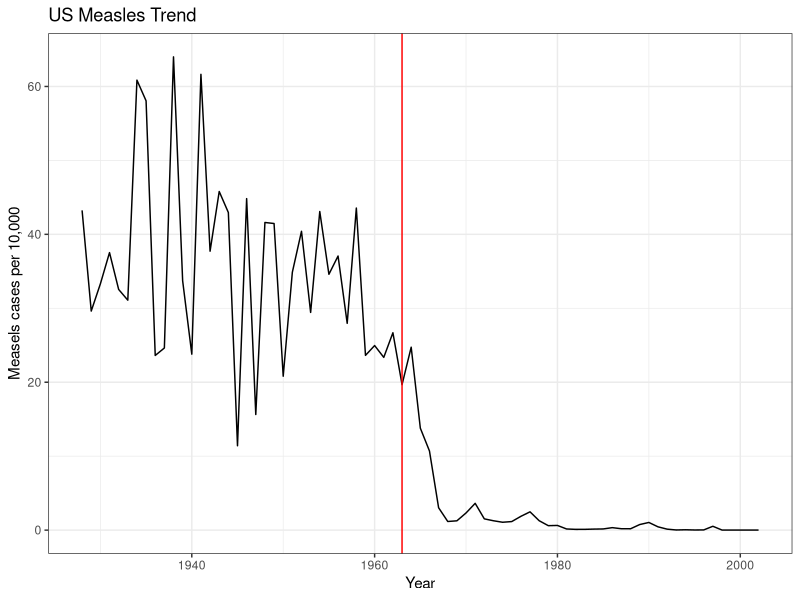
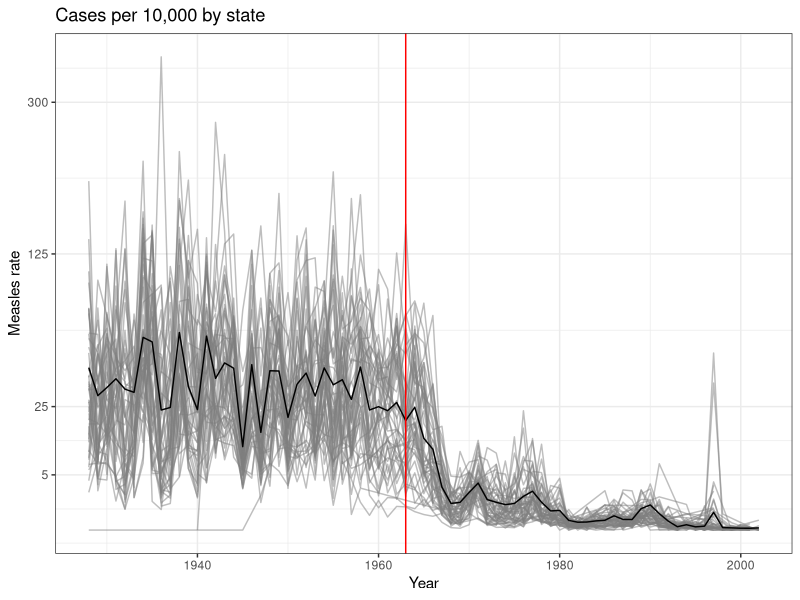
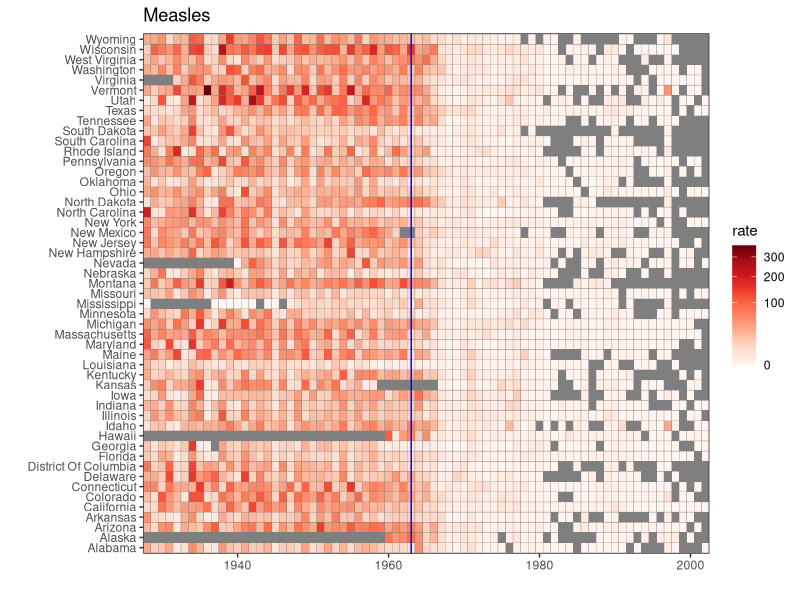

These figures' R source, in order:
## ---- chunk 1
#| echo: false
library(tidyverse)
library(dslabs)
library(RColorBrewer)
## ---- chunk 2
#| echo: false
avg <- us_contagious_diseases |>
  filter(disease=="Measles" & !state %in% c("Alaska", "Hawaii") & weeks_reporting >0) |>
  group_by(year) |>
  summarize(rate = sum(count/weeks_reporting, na.rm = TRUE)*52*10000/sum(population))

avg |> ggplot (aes(year,rate)) + 
  geom_line() + 
  geom_vline(xintercept = 1963,color="red") +
  labs(x="Year",y="Measels cases per 10,000",title="US Measles Trend") +
  theme_bw()
## ---- chunk 3
#| echo: false
us_contagious_diseases |>
  filter(disease == "Measles" & !state %in% c("Alaska", "Hawaii") & weeks_reporting > 0) |>
  group_by(year, state) |>
  summarize(rate = sum(count/weeks_reporting, na.rm = TRUE) * 52 * 10000 / sum(population), .groups = "drop") |>
  ggplot() + 
  geom_line(aes(year,rate,group=state),color = "grey50", alpha = 0.5) +
  geom_line(data=avg, aes(year,rate))+
  geom_vline(xintercept = 1963, color = "red") +
  scale_y_continuous(trans = "sqrt", breaks = c(5, 25, 125, 300)) +
  labs(x = "Year", y = "Measles rate", title = "Cases per 10,000 by state") +
  theme_bw()
## ---- chunk 4
#| echo: false
reds <- RColorBrewer::brewer.pal(9, "Reds")
us_contagious_diseases |> 
  filter(disease == "Measles") |>
  group_by(year, state) |>
  summarize(rate = sum(count/weeks_reporting) * 52 * 10000 / sum(population), .groups = "drop") |>
  ggplot(aes(year, state, fill=rate)) +
  geom_tile(color = "grey50") +
  scale_x_continuous(expand = c(0,0)) +
  scale_fill_gradientn(colors = brewer.pal(9, "Reds"), na.value = "grey50", trans = "sqrt") +
  geom_vline(xintercept = 1963, col = "blue") +
  theme_bw() +
  labs(title = "Measles", x = "", y = "")
